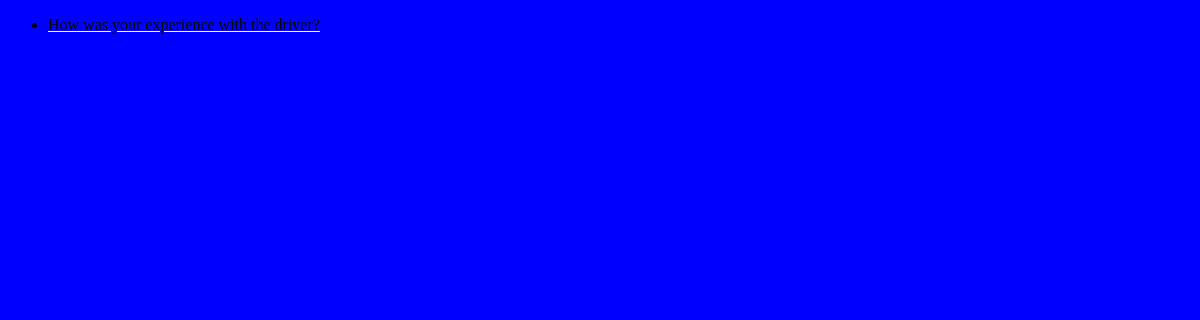
The app's page /feedback/, older data.
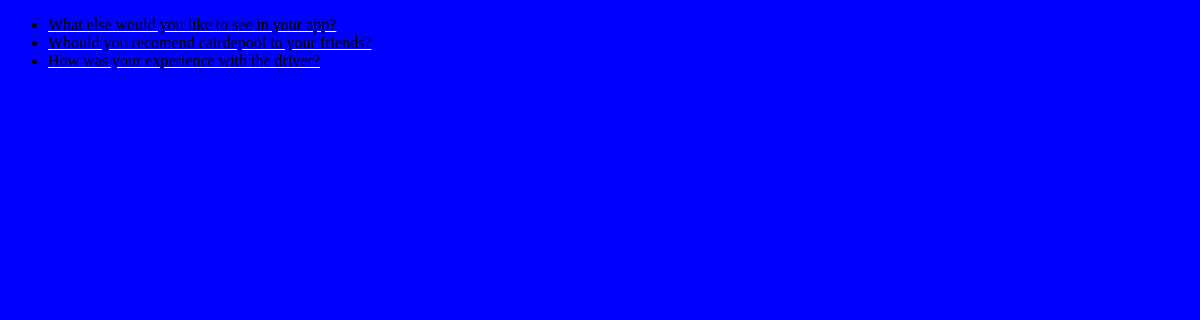
The same page, newer data.
### feedback/models.py (models this page shows, shortened)
class Suggestion(models.Model):
    suggestion_box = models.CharField(max_length=200)
    pub_date = models.DateTimeField('date published')

### feedback/views.py (the view)
# urls.py: path('', views.IndexView.as_view(), name='index'),
class IndexView(generic.ListView):
    template_name = 'polls/index.html'
    context_object_name = 'latest_suggestion_list'
    def get_queryset(self):
        return Suggestion.objects.filter(
            pub_date__lte=timezone.now()
        ).order_by('-pub_date')[:5]

### feedback/templates/polls/index.html (shortened to what this page needs)
<!DOCTYPE html>
<html lang="en">
<head>
    {% load static %}
    <link rel="stylesheet" href="{% static 'polls/style.css' %}">
</head>
<body>
        {% if latest_suggestion_list %}
            <ul>
            {% for suggestion in latest_suggestion_list %}
                <li><a href="{% url 'feedback:detail' suggestion.id %}">{{ suggestion.suggestion_box }}</a></li>
            {% endfor %}
            </ul>
        {% else %}
            <p>No polls are available.</p>
        {% endif %}
</body>
</html>

Row changes from the older to the newer data that the page shows:
added Suggestion: suggestion_box "What else would you like to see in your app?"
added Suggestion: suggestion_box "Whould you recomend cairdepool to your friends?"
